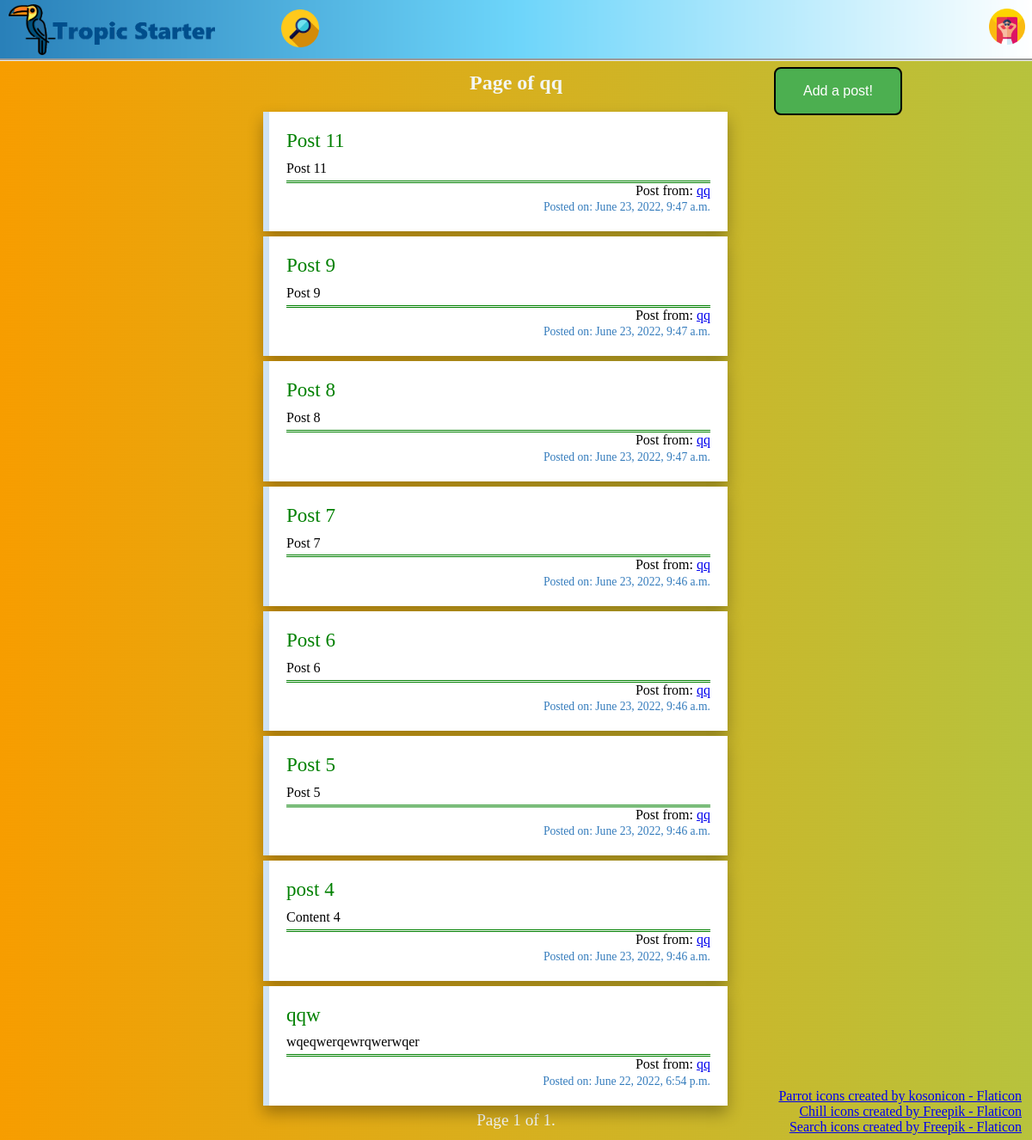
Before: /userpage/1/ with the older database file.
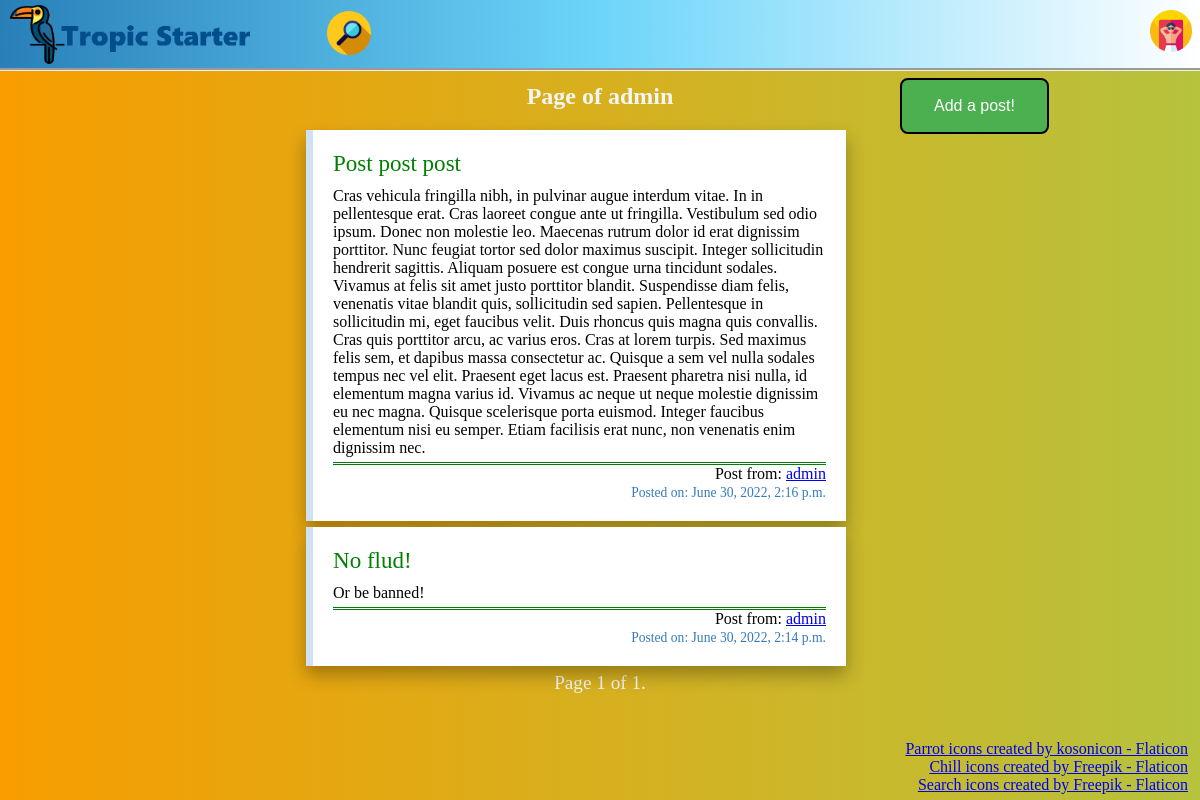
After: the same page with the newer database file.
### tropic_starter/models.py (models this page shows, shortened)
class TSUser(AbstractUser):
    email = models.EmailField(max_length=254, blank=False, unique=True)
    USERNAME_FIELD = 'email'
    REQUIRED_FIELDS = ['username']
    def __str__(self):
        return self.username

class Post(models.Model):
    title = models.CharField(max_length=255)
    content = models.TextField()
    post_pic = models.ImageField(blank=True, null=True, upload_to='postspics/')
    datetime = models.DateTimeField(auto_now=True)
    author = models.ForeignKey(TSUser, on_delete=models.CASCADE, parent_link=True, null=False)

### tropic_starter/views.py (the view)
# urls.py: path('userpage/<int:id>/', UserPageView.as_view(), name='userpage'),
class UserPageView(View):
    def get(self, request, id):
        user = TSUser.objects.get(id=id)
        userposts = Post.objects.filter(author_id=id).order_by('-datetime')
        userpostspag = Paginator(userposts, 10)
        pgnum = request.GET.get('pgnum')
        if pgnum is None:
            userpostspage = userpostspag.get_page(1)
            return render(request, 'userpageposts.html', {'userpostspage': userpostspage, 'user': user})
        else:
            userpostspage = userpostspag.get_page(pgnum)
            return render(request, 'userpageposts.html', {'userpostspage': userpostspage, 'user': user})

### tropic_starter/templates/userpageposts.html (shortened to what this page needs)
{% extends 'base.html' %}
{% block body %}
<section class="homepagebutts">
        <div><a href="/addpost/"><button class="addpostbutton">Add a post!</button></a></div>
</section>
<section>
    <h1 class="srchres">Page of {{ user.username }}</h1>
    {% for post in userpostspage %}
    <div class="wholepost">
        <div class="posttitle"><a class="posttitle" href="/post/{{ post.id }}">{{ post.title }}</a></div>
        <div class="postcontent">{{ post.content }}</div>
        <div class="postauthor">Post from: <a href="/userpage/{{ post.author.id }}">{{ post.author}}</a></div>
        <div class="postdatetime">Posted on: {{ post.datetime }}</div>
    </div>
    {% endfor %}
</section>
{% endblock %}
{% block pagination %}
<div class="pagination">
  <span>
    <span>
      Page {{ userpostspage.number }} of {{ userpostspage.paginator.num_pages }}.
    </span>
  </span>
</div>
{% endblock %}

Changed rows visible on the page:
no longer on this page (row edited): Post: title "Post 11", content "Post 11", author "qq", datetime "June 23, 2022, 9:47 a.m."
removed Post: title "Post 9", content "Post 9", author "qq", datetime "June 23, 2022, 9:47 a.m."
no longer on this page (row edited): Post: title "Post 8", content "Post 8", author "qq", datetime "June 23, 2022, 9:47 a.m."
no longer on this page (row edited): Post: title "Post 7", content "Post 7", author "qq", datetime "June 23, 2022, 9:46 a.m."
no longer on this page (row edited): Post: title "Post 6", content "Post 6", author "qq", datetime "June 23, 2022, 9:46 a.m."
removed Post: title "Post 5", content "Post 5", author "qq", datetime "June 23, 2022, 9:46 a.m."
no longer on this page (row edited): Post: title "post 4", content "Content 4", author "qq", datetime "June 23, 2022, 9:46 a.m."
no longer on this page (row edited): Post: title "qqw", content "wqeqwerqewrqwerwqer", author "qq", datetime "June 22, 2022, 6:54 p.m."
changed TSUser: username "qq" → "admin"
now on this page (row edited): Post: title "Post post post", content "Cras vehicula fringilla nibh, in pulvinar augue interdum vitae. In in pellentesque erat. Cras laoreet congue ante ut fringilla. Vestibulum sed odio ipsum. Donec non molestie leo. Maecenas rutrum dolor id erat dignissim porttitor. Nunc feugiat tortor sed dolor maximus suscipit. Integer sollicitudin hendrerit sagittis. Aliquam posuere est congue urna tincidunt sodales. Vivamus at felis sit amet justo porttitor blandit. Suspendisse diam felis, venenatis vitae blandit quis, sollicitudin sed sapien. Pellentesque in sollicitudin mi, eget faucibus velit. Duis rhoncus quis magna quis convallis. Cras quis porttitor arcu, ac varius eros. Cras at lorem turpis. Sed maximus felis sem, et dapibus massa…", author "admin", datetime "June 30, 2022, 2:16 p.m."
added Post: title "No flud!", content "Or be banned!", author "admin", datetime "June 30, 2022, 2:14 p.m."
